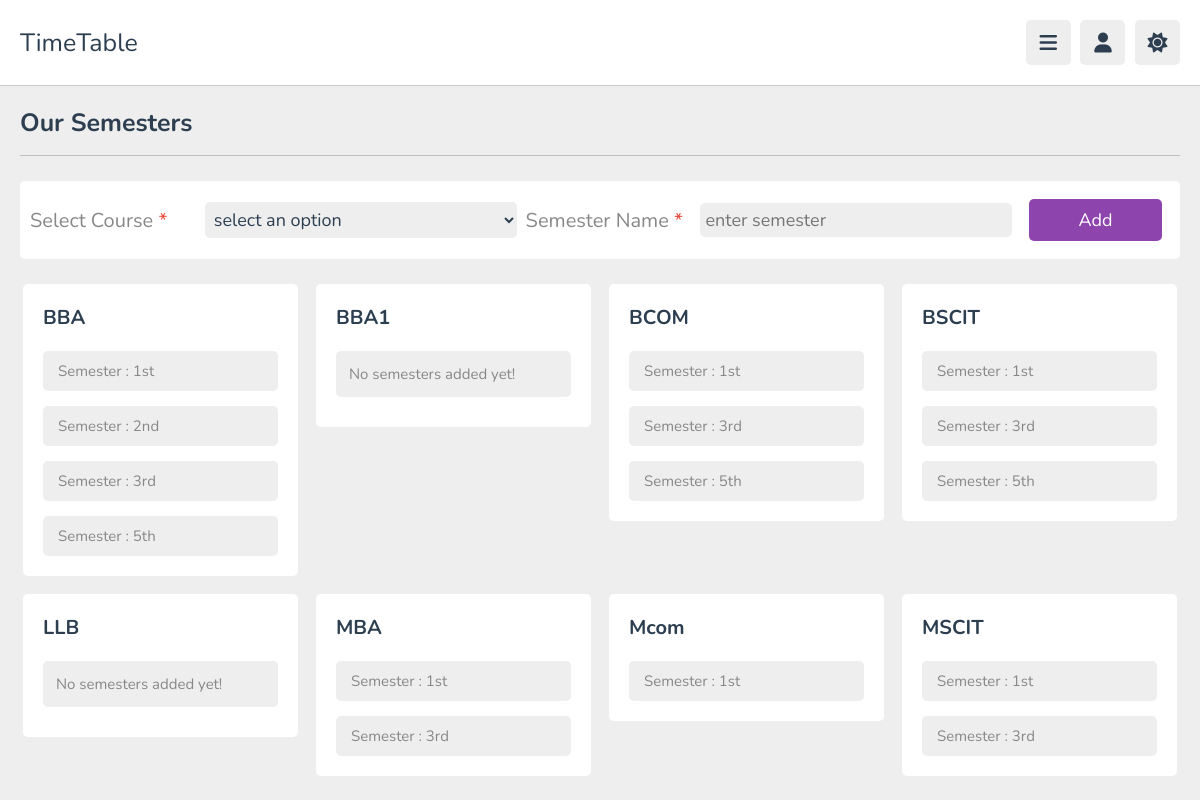
/admin/semesters.php (signed in), run on the app's committed database.
### tables this page shows
CREATE TABLE `courses` (
  `course_id` int(11) NOT NULL,
  `course_name` varchar(200) NOT NULL,
  `description` varchar(10000) NOT NULL
);

CREATE TABLE `semesters` (
  `sem_id` int(11) NOT NULL,
  `sem_name` varchar(20) NOT NULL,
  `course_id` int(11) NOT NULL
);

### admin/semesters.php (the view, shortened to what this page needs)
<?php
require ("header.php");
?>
<!DOCTYPE html>
<html lang="en">
<head>
    <link rel="stylesheet" href="https://cdnjs.cloudflare.com/ajax/libs/font-awesome/6.1.2/css/all.min.css">
    <link rel="stylesheet" href="../css/style.css">
</head>
<body>
    <section class="semester">
        <h1 class="heading">Our Semesters</h1>
        <div class="form-container">
            <form action="" method="post" enctype="multipart/form-data">
                <div class="data">
                    <p>Select Course <span>*</span></p>
                    <select name="Category" class="box">
                        <option value="0">select an option</option>
                    </select>
                </div>
                <div class="data">
                    <p>Semester Name <span>*</span></p>
                    <input type="text" name="sem_name" placeholder="enter semester" required maxlength="50" class="box">
                </div>
                <input type="submit" id="submitButton" value="Add" name="submit" class="btn">
            </form>
        </div>
        <div class="box-container">
            <?php
            $course = $conn->query("SELECT * FROM courses ORDER BY course_name ASC");
            while ($row = $course->fetch_assoc()) { ?>
                <div class="box">
                    <h3 class="title"><?php echo $row['course_name']; ?></h3>
                    <div class="flex">
                        <?php
                        $course_id = $row['course_id'];
                        $sem = $conn->query("SELECT * FROM semesters WHERE course_id='$course_id' ORDER BY sem_name ASC");
                        if ($sem->num_rows > 0) {
                            while ($inner_row = $sem->fetch_assoc()) { ?>
                                <a href="#"><span>Semester : <?php echo $inner_row['sem_name']; ?></span>
                                </a>
                                <?php
                            }
                        } else {
                            ?>
                            <div class="msg"
                                style="background-color: var(--light-bg); color: var(--light-color); font-size: 1.5rem;">
                                No semesters added yet!
                            </div>
                        <?php } ?>
                    </div>
                </div>
                <?php
            } ?>
        </div>
    </section>
</body>
</html>

### css/style.css (style rules this page uses)
:root { --main-color: #8e44ad; --red: #e74c3c; --orange: #f39c12; --light-color: #888; --light-bg: #eee; --black: #2c3e50; --white: #fff; --border: .1rem solid rgba(0, 0, 0, .2); }
* { font-family: 'Nunito', sans-serif; margin: 0; padding: 0; box-sizing: border-box; outline: none; border: none; text-decoration: none; }
.msg { background-color: var(--white); width: 100%; padding: 13px; margin-bottom: 1rem; color: var(--black); font-size: 2rem; border-radius: 0.5rem; }
html { font-size: 62.5%; overflow-x: hidden; }
body { background-color: var(--light-bg); padding-left: 30rem; }
section { padding: 2rem; margin: 0 auto; max-width: 1200px; }
.heading { font-size: 2.5rem; color: var(--black); margin-bottom: 2.5rem; border-bottom: var(--border); padding-bottom: 1.5rem; text-transform: capitalize; }
.inline-btn, .inline-option-btn, .inline-delete-btn, .btn, .delete-btn, .option-btn { border-radius: .5rem; color: #fff; font-size: 1.8rem; cursor: pointer; text-transform: capitalize; padding: 1rem 3rem; text-align: center; margin-top: 1rem; }
.btn, .delete-btn, .option-btn { display: block; width: 100%; }
.btn, .inline-btn { background-color: var(--main-color); }
select { color: var(--light-color); }
.semester .form-container { min-height: 0%; margin-bottom: 2.5rem; }
.semester .form-container form { display: flex; width: 100%; padding: 1rem; }
.semester .form-container form .data { display: flex; align-items: center; width: 45%; }
.semester .form-container form .data p { width: 33rem; padding: 0px; font-size: 20px; }
.semester .form-container form .data .box { margin: 0px; width: 117%; padding: 5px; margin-right: 9px; cursor: text; }
.semester .form-container form .data option { background-color: var(--white); }
.semester .form-container form .btn { width: 12%; margin: 8px; padding: 9px; }
.semester .box-container { display: grid; grid-template-columns: repeat(auto-fit, 27.5rem); gap: 1.8rem; justify-content: center; align-items: flex-start; }
.semester .box-container .box { background-color: var(--white); border-radius: .5rem; padding: 2rem; }
.semester .box-container .box .title { font-size: 2rem; color: var(--black); text-transform: capitalize; }
.semester .box-container .box .flex { gap: 1.5rem; display: grid; margin-top: 2rem; }
.semester .box-container .flex a { background-color: var(--light-bg); border-radius: .5rem; padding: 1rem 1.5rem; font-size: 1.5rem; position: relative; }
.semester .box-container .flex a span { color: var(--light-color); }
.form-container { min-height: calc(100vh - 20rem); display: flex; align-items: center; justify-content: center; }
.form-container form { background-color: var(--white); border-radius: .5rem; padding: 2rem; width: 50rem; }
.form-container form p { font-size: 1.7rem; color: var(--light-color); padding-top: 1rem; }
.form-container form p span { color: var(--red); }
.form-container form .box { font-size: 1.8rem; color: var(--black); border-radius: .5rem; padding: 1.4rem; background-color: var(--light-bg); width: 100%; margin: 1rem 0; }
.form-container p { font-size: large; }
@media (max-width:1200px) { body { padding-left: 0; } }

### data on the page
courses: course_name "BBA"
semesters: sem_name "1st"
semesters: sem_name "2nd"
semesters: sem_name "3rd"
semesters: sem_name "5th"
courses: course_name "BBA1", shows "No semesters added yet!"
courses: course_name "BCOM"
semesters: sem_name "1st"
semesters: sem_name "3rd"
semesters: sem_name "5th"
courses: course_name "BSCIT"
semesters: sem_name "1st"
semesters: sem_name "3rd"
semesters: sem_name "5th"
courses: course_name "LLB", shows "No semesters added yet!"
courses: course_name "MBA"
semesters: sem_name "1st"
semesters: sem_name "3rd"
courses: course_name "Mcom"
semesters: sem_name "1st"
courses: course_name "MSCIT"
semesters: sem_name "1st"
semesters: sem_name "3rd"
